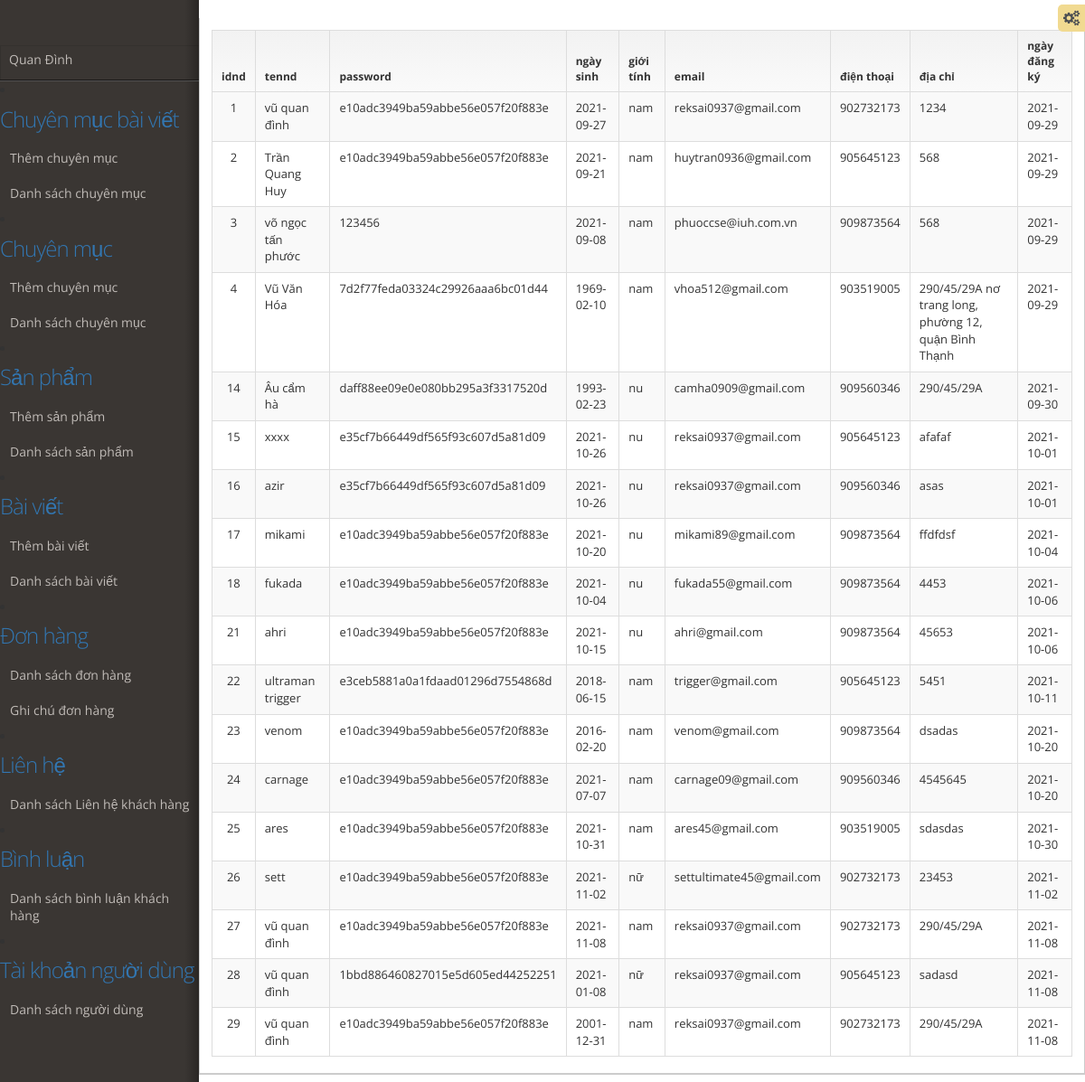
The app's page /admin/nguoidung_list.php (signed in) with its own data.
### tables this page shows
CREATE TABLE `nguoidung` (
  `idnd` int(11) UNSIGNED NOT NULL,
  `tennd` varchar(225) NOT NULL,
  `password` varchar(50) NOT NULL,
  `ngaysinh` date NOT NULL,
  `gioitinh` varchar(10) NOT NULL,
  `email` varchar(255) NOT NULL,
  `dienthoai` int(11) NOT NULL,
  `diachi` varchar(255) NOT NULL,
  `ngaydangky` date NOT NULL,
  `phanquyen` int(11) NOT NULL
);

### lib/db.php (called while the page is built, shortened)
<?php
class DB{
	private $__conn;
	function connect(){
		$host = 'localhost';
		$username = 'root';
		$password = '';
		$dbname = 'qlbh_electron';
		$this->__conn = mysqli_connect($host, $username, $password, $dbname);
		if ($this->__conn->connect_error) {
			die("Connection failed: " . $this->__conn->connect_error);
		}else{
			mysqli_query($this->__conn, "SET character_set_results = 'utf8', character_set_client = 'utf8', character_set_connection = 'utf8', character_set_database = 'utf8', character_set_server = 'utf8'");
		}
	}
	function select($table, $condition = '', $select = '*'){
        $where = '';
        $sql = "SELECT ".$select." FROM `".$table."` WHERE 1 ".$where;
        $result = mysqli_query($this->__conn, $sql);
        $data = array();
		while ($row = mysqli_fetch_assoc($result)) {
			$data[] = $row;
		}
		return $data;
	}
}
?>

### admin/nguoi_c/nguoidung_c.php (called while the page is built, shortened)
<?php
class nguoidung_controller extends atz{
	public function get_nguoidung(){
		$nguoidung = $this->select('nguoidung');
		return $nguoidung;
	}
}
?>

### admin/nguoidung_list.php (the view, shortened to what this page needs)
<?php require_once('nguoi_c/nguoidung_c.php');?>
<?php
	$nguoidung_class = new nguoidung_controller();
	$list_nguoidungs= $nguoidung_class->get_nguoidung();
?>
<!doctype html>
<html>
<head>
		<?php include('module/head.php')?>
	<body class="">
		<?php include('module/nav.php')?>
		<div id="main" role="main">
			<div id="content">
				</div>
				<section id="widget-grid" class="">
					<div class="row">
						<article class="col-xs-12 col-sm-12 col-md-12 col-lg-12">
							<div class="jarviswidget jarviswidget-color-blueDark" id="wid-id-0" data-widget-editbutton="false">
								<div>
										<div class="table-responsive">
											<table class="table table-bordered table-striped table-hover">
												<thead>
													<tr>
														<th class="text-center">idnd</th>
														<th>tennd</th>
														<th>password</th>
														<th>ngày sinh</th>
														<th>giới tính</th>
														<th>email</th>
														<th>điện thoại</th>
														<th>địa chỉ</th>
														<th>ngày đăng ký</th>
													</tr>
												</thead>
												<tbody>
													<?php if (!empty($list_nguoidungs)): ?>
														<?php foreach ($list_nguoidungs as $v):?>
															<tr>
																<td class="text-center"><?php echo $v['idnd']?></td>
																<td><?php echo $v['tennd']?></td>
																<td><?php echo $v['password']?></td>
																<td><?php echo $v['ngaysinh']?></td>
																<td><?php echo $v['gioitinh']?></td>
																<td><?php echo $v['email']?></td>
																<td><?php echo $v['dienthoai']?></td>
																<td><?php echo $v['diachi']?></td>
																<td><?php echo $v['ngaydangky']?></td>
															</tr>
														<?php endforeach ?>
													<?php else:?>
														<tr>
															<td colspan="4" class="text-center">Chưa có dữ liệu</td>
														</tr>
													<?php endif ?>
												</tbody>
											</table>
										</div>
									</div>
								</div>
							</div>
					</div>
	</body>
</html>

### records on screen
nguoidung: idnd "1", tennd "vũ quan đình", password "e10adc3949ba59abbe56e057f20f883e", ngaysinh "2021-09-27", gioitinh "nam", email "reksai0937@gmail.com", dienthoai "902732173", diachi "1234", ngaydangky "2021-09-29"
nguoidung: idnd "2", tennd "Trần Quang Huy", password "e10adc3949ba59abbe56e057f20f883e", ngaysinh "2021-09-21", gioitinh "nam", email "huytran0936@gmail.com", dienthoai "905645123", diachi "568", ngaydangky "2021-09-29"
nguoidung: idnd "3", tennd "võ ngọc tấn phước", password "123456", ngaysinh "2021-09-08", gioitinh "nam", email "phuoccse@iuh.com.vn", dienthoai "909873564", diachi "568", ngaydangky "2021-09-29"
nguoidung: idnd "4", tennd "Vũ Văn Hóa", password "7d2f77feda03324c29926aaa6bc01d44", ngaysinh "1969-02-10", gioitinh "nam", email "vhoa512@gmail.com", dienthoai "903519005", diachi "290/45/29A nơ trang long, phường 12, quận Bình Thạnh", ngaydangky "2021-09-29"
nguoidung: idnd "14", tennd "Âu cẩm hà", password "daff88ee09e0e080bb295a3f3317520d", ngaysinh "1993-02-23", gioitinh "nu", email "camha0909@gmail.com", dienthoai "909560346", diachi "290/45/29A", ngaydangky "2021-09-30"
nguoidung: idnd "15", tennd "xxxx", password "e35cf7b66449df565f93c607d5a81d09", ngaysinh "2021-10-26", gioitinh "nu", email "reksai0937@gmail.com", dienthoai "905645123", diachi "afafaf", ngaydangky "2021-10-01"
nguoidung: idnd "16", tennd "azir", password "e35cf7b66449df565f93c607d5a81d09", ngaysinh "2021-10-26", gioitinh "nu", email "reksai0937@gmail.com", dienthoai "909560346", diachi "asas", ngaydangky "2021-10-01"
nguoidung: idnd "17", tennd "mikami", password "e10adc3949ba59abbe56e057f20f883e", ngaysinh "2021-10-20", gioitinh "nu", email "mikami89@gmail.com", dienthoai "909873564", diachi "ffdfdsf", ngaydangky "2021-10-04"
nguoidung: idnd "18", tennd "fukada", password "e10adc3949ba59abbe56e057f20f883e", ngaysinh "2021-10-04", gioitinh "nu", email "fukada55@gmail.com", dienthoai "909873564", diachi "4453", ngaydangky "2021-10-06"
nguoidung: idnd "21", tennd "ahri", password "e10adc3949ba59abbe56e057f20f883e", ngaysinh "2021-10-15", gioitinh "nu", email "ahri@gmail.com", dienthoai "909873564", diachi "45653", ngaydangky "2021-10-06"
nguoidung: idnd "22", tennd "ultraman trigger", password "e3ceb5881a0a1fdaad01296d7554868d", ngaysinh "2018-06-15", gioitinh "nam", email "trigger@gmail.com", dienthoai "905645123", diachi "5451", ngaydangky "2021-10-11"
nguoidung: idnd "23", tennd "venom", password "e10adc3949ba59abbe56e057f20f883e", ngaysinh "2016-02-20", gioitinh "nam", email "venom@gmail.com", dienthoai "909873564", diachi "dsadas", ngaydangky "2021-10-20"
nguoidung: idnd "24", tennd "carnage", password "e10adc3949ba59abbe56e057f20f883e", ngaysinh "2021-07-07", gioitinh "nam", email "carnage09@gmail.com", dienthoai "909560346", diachi "4545645", ngaydangky "2021-10-20"
nguoidung: idnd "25", tennd "ares", password "e10adc3949ba59abbe56e057f20f883e", ngaysinh "2021-10-31", gioitinh "nam", email "ares45@gmail.com", dienthoai "903519005", diachi "sdasdas", ngaydangky "2021-10-30"
nguoidung: idnd "26", tennd "sett", password "e10adc3949ba59abbe56e057f20f883e", ngaysinh "2021-11-02", gioitinh "nữ", email "settultimate45@gmail.com", dienthoai "902732173", diachi "23453", ngaydangky "2021-11-02"
nguoidung: idnd "27", tennd "vũ quan đình", password "e10adc3949ba59abbe56e057f20f883e", ngaysinh "2021-11-08", gioitinh "nam", email "reksai0937@gmail.com", dienthoai "902732173", diachi "290/45/29A", ngaydangky "2021-11-08"
nguoidung: idnd "28", tennd "vũ quan đình", password "1bbd886460827015e5d605ed44252251", ngaysinh "2021-01-08", gioitinh "nữ", email "reksai0937@gmail.com", dienthoai "905645123", diachi "sadasd", ngaydangky "2021-11-08"
nguoidung: idnd "29", tennd "vũ quan đình", password "e10adc3949ba59abbe56e057f20f883e", ngaysinh "2001-12-31", gioitinh "nam", email "reksai0937@gmail.com", dienthoai "902732173", diachi "290/45/29A", ngaydangky "2021-11-08"
